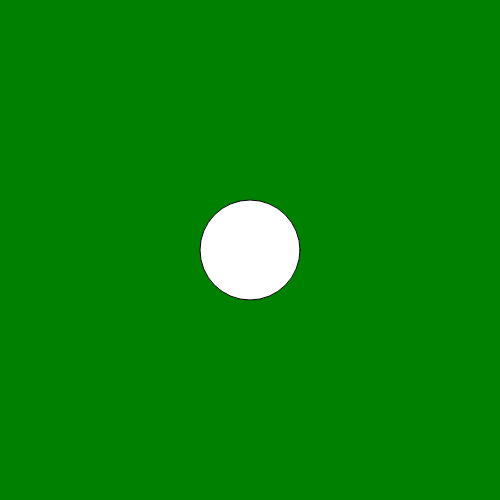
Frame 1 (no input)
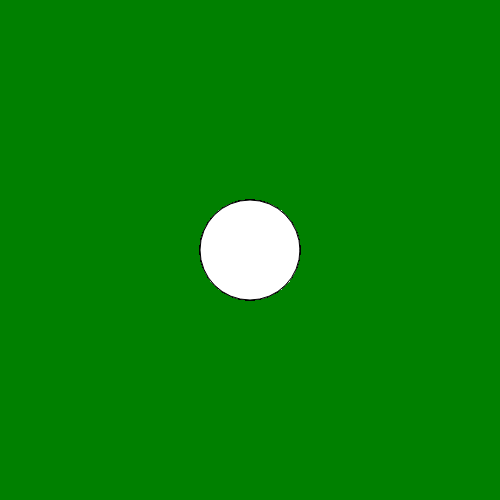
Frame 60 (no input)
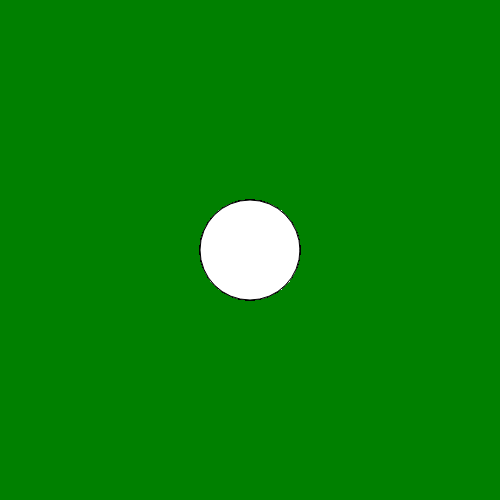
Frame 120 (the mouse pressed at the canvas centre since frame 60)

The p5.js sketch that drew these frames (run headless with seeded random() and noise() and a simulated clock; from frame 60 on, the mouse is pressed at the canvas centre):

// p5.js sketch
// ── sketch.js
var bgColor = "green";

function setup(){
    createCanvas(500,500);

    background(125);
    background(255,0,0);
    background("#333333");
    background("cyan");

    background(bgColor);

}

function draw(){
    ellipse(250,250, 100,100);
}
